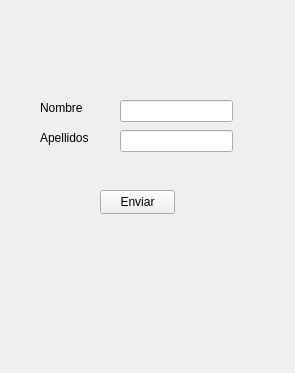
<?xml version="1.0" encoding="UTF-8"?>
<ui version="4.0">
 <class>MainWindow</class>
 <widget class="QMainWindow" name="MainWindow">
  <property name="geometry">
   <rect>
    <x>0</x>
    <y>0</y>
    <width>295</width>
    <height>373</height>
   </rect>
  </property>
  <property name="windowTitle">
   <string>MainWindow</string>
  </property>
  <widget class="QWidget" name="centralwidget">
   <widget class="QLabel" name="etiqueta_nombre">
    <property name="geometry">
     <rect>
      <x>40</x>
      <y>100</y>
      <width>49</width>
      <height>16</height>
     </rect>
    </property>
    <property name="text">
     <string>Nombre</string>
    </property>
   </widget>
   <widget class="QLabel" name="etiqueta_apellidos">
    <property name="geometry">
     <rect>
      <x>40</x>
      <y>130</y>
      <width>49</width>
      <height>16</height>
     </rect>
    </property>
    <property name="text">
     <string>Apellidos</string>
    </property>
   </widget>
   <widget class="QLineEdit" name="entrada_nombre">
    <property name="geometry">
     <rect>
      <x>120</x>
      <y>100</y>
      <width>113</width>
      <height>22</height>
     </rect>
    </property>
   </widget>
   <widget class="QLineEdit" name="entrada_apellidos">
    <property name="geometry">
     <rect>
      <x>120</x>
      <y>130</y>
      <width>113</width>
      <height>22</height>
     </rect>
    </property>
   </widget>
   <widget class="QPushButton" name="pushButton">
    <property name="geometry">
     <rect>
      <x>100</x>
      <y>190</y>
      <width>75</width>
      <height>24</height>
     </rect>
    </property>
    <property name="text">
     <string>Enviar</string>
    </property>
   </widget>
  </widget>
 </widget>
 <resources/>
 <connections/>
</ui>
